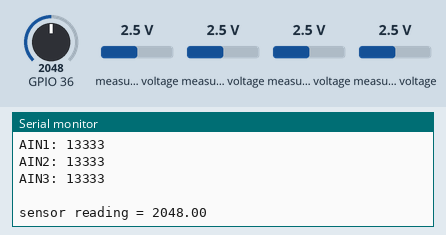
Simulated run of this sketch. Board: ESP32. On the bench: the last lines printed to the serial monitor. The inputs (shaded band) are chosen by the test bench; at power-on: measured voltage 2.5 V, GPIO 36 = 2048.

Above: at 1.2 s.
1.3 s: measured voltage (sensor 200) set to 0.1 V
At 1.3 s:
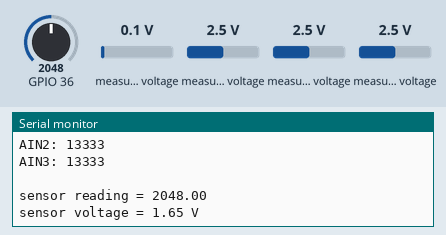
2.8 s: measured voltage (sensor 201) set to 0.1 V
4.3 s: measured voltage (sensor 202) set to 0.1 V
5.8 s: measured voltage (sensor 203) set to 0.1 V
7.3 s: GPIO 36 set to 2866
At 8.4 s:
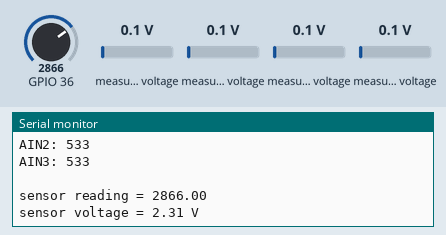
8.8 s: measured voltage (sensor 200) set to 1.2 V
Timing chart, 0 to 11.3 s (numbered marks = the images above; inputs shaded):
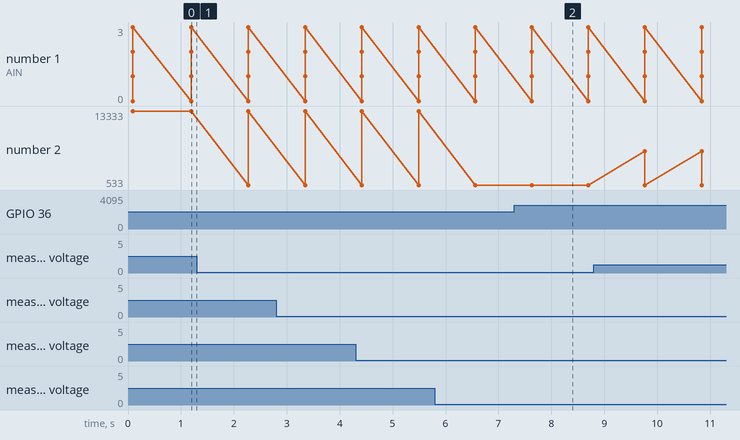

Measured:
- after the input at 7.3 s, the serial monitor: prints a new line after 0.33 s (image 2)

The sketch:

nodemcu_ads1115.ino
```cpp
#include <Wire.h>
#include <Adafruit_ADS1015.h>

Adafruit_ADS1115 ads(0x48);

void setup(void)
{
Serial.begin(9600);
Serial.println("Hello!");

Serial.println("Getting single-ended readings from AIN0..3");
Serial.println("ADC Range: +/- 6.144V (1 bit = 3mV/ADS1015, 0.1875mV/ADS1115)");

ads.begin();
}

void loop(void)
{
int16_t adc0, adc1, adc2, adc3;

adc0 = ads.readADC_SingleEnded(0);
adc1 = ads.readADC_SingleEnded(1);
adc2 = ads.readADC_SingleEnded(2);
adc3 = ads.readADC_SingleEnded(3);
Serial.print("AIN0: ");
Serial.println(adc0);
Serial.print("AIN1: ");
Serial.println(adc1);
Serial.print("AIN2: ");
Serial.println(adc2);
Serial.print("AIN3: ");
Serial.println(adc3);
Serial.println(" ");

float sensorValue = analogRead(36);
float sensorVoltage = sensorValue/4095*3.3;
 Serial.print("sensor reading = ");
  Serial.print(sensorValue);
  Serial.println("");
  Serial.print("sensor voltage = ");
  Serial.print(sensorVoltage);
  Serial.println(" V");

delay(1000);
}
```
